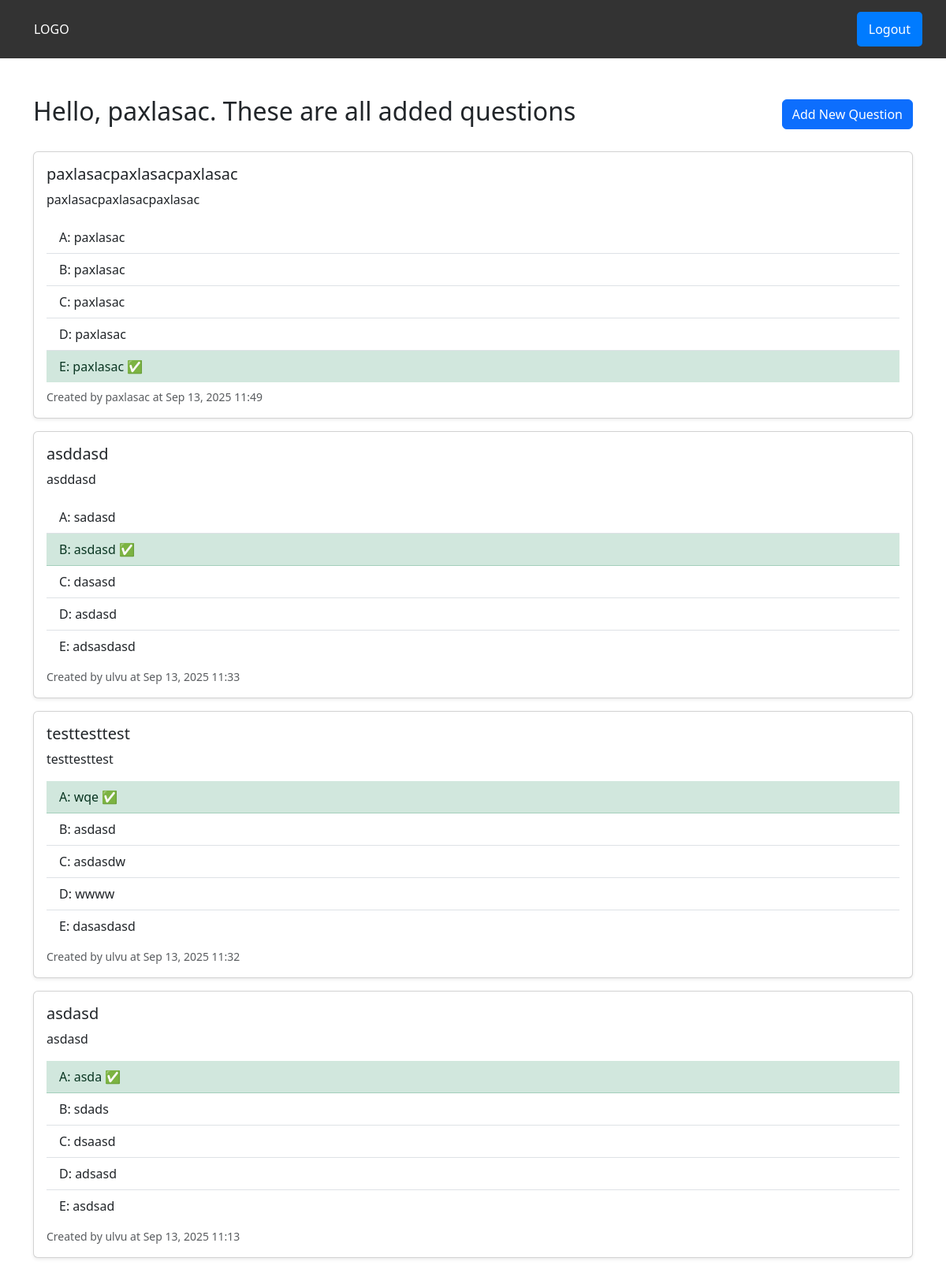
Page / (signed in, upper part) on the committed database.
### question/models.py (models this page shows, shortened)
class Question(models.Model):
    title = models.CharField(max_length=255)
    content = models.TextField()
    created_by = models.ForeignKey(User, on_delete=models.CASCADE)
    created_at = models.DateTimeField(auto_now_add=True)
    updated_at = models.DateTimeField(auto_now=True)

class Variant(models.Model):
    OPTION_CHOICES = [
        ('A', 'A'),
        ('B', 'B'),
        ('C', 'C'),
        ('D', 'D'),
        ('E', 'E'),
    ]
    question = models.ForeignKey(Question, on_delete=models.CASCADE, related_name='variants')
    option = models.CharField(max_length=1, choices=OPTION_CHOICES)
    text = models.CharField(max_length=255)
    is_correct = models.BooleanField(default=False)
    class Meta:
        constraints = [
            models.UniqueConstraint(
                fields=['question'],
                condition=models.Q(is_correct=True),
                name='unique_correct_variant_per_question'
            )
        ]

### DjangoProject/views.py (the view)
# urls.py: path('', views.index, name="index"),
@login_required(login_url='/auth/login')
def index(request):
    questions = Question.objects.prefetch_related('variants').all().order_by('-created_at')
    return render(request, 'index.html', {'questions': questions})

### templates/index.html (shortened to what this page needs)
{% extends 'base.html' %}
{% block content %}
<div class="container mt-5">
    <div class="d-flex justify-content-between align-items-center mb-4">
        <h2>Hello, {{ request.user.username }}. These are all added questions</h2>
        <a href="{% url 'add-question-page' %}" class="btn btn-primary">Add New Question</a>
    </div>
    {% if questions %}
        {% for question in questions %}
        <div class="card mb-3 shadow-sm">
            <div class="card-body">
                <h5 class="card-title">{{ question.title }}</h5>
                <p>{{ question.content }}</p>
                <ul class="list-group list-group-flush mt-2">
                    {% for variant in question.variants.all %}
                    <li class="list-group-item {% if variant.is_correct %}list-group-item-success{% endif %}">
                        {{ variant.option }}: {{ variant.text }}
                        {% if variant.is_correct %} ✅{% endif %}
                    </li>
                    {% endfor %}
                </ul>
                <small class="text-muted mt-2 d-block">
                    Created by {{ question.created_by.username }} at {{ question.created_at|date:"M d, Y H:i" }}
                </small>
            </div>
        </div>
        {% endfor %}
    {% else %}
        <div class="alert alert-warning text-center">
            No questions have been added yet.
        </div>
    {% endif %}
</div>
{% endblock %}

### templates/navbar.html (style rules this page uses)
* { margin: 0; padding: 0; }

### rows in the picture
Question: title "paxlasacpaxlasacpaxlasac", content "paxlasacpaxlasacpaxlasac", created_by.username "paxlasac", created_at "Sep 13, 2025 11:49"
Variant: option "A", text "paxlasac"
Variant: option "B", text "paxlasac"
Variant: option "C", text "paxlasac"
Variant: option "D", text "paxlasac"
Variant: option "E", text "paxlasac"
Question: title "asddasd", content "asddasd", created_by.username "ulvu", created_at "Sep 13, 2025 11:33"
Variant: option "A", text "sadasd"
Variant: option "B", text "asdasd"
Variant: option "C", text "dasasd"
Variant: option "D", text "asdasd"
Variant: option "E", text "adsasdasd"
Question: title "testtesttest", content "testtesttest", created_by.username "ulvu", created_at "Sep 13, 2025 11:32"
Variant: option "A", text "wqe"
Variant: option "B", text "asdasd"
Variant: option "C", text "asdasdw"
Variant: option "D", text "wwww"
Variant: option "E", text "dasasdasd"
Question: title "asdasd", content "asdasd", created_by.username "ulvu", created_at "Sep 13, 2025 11:13"
Variant: option "A", text "asda"
Variant: option "B", text "sdads"
Variant: option "C", text "dsaasd"
Variant: option "D", text "adsasd"
Variant: option "E", text "asdsad"

### other values in the picture
{{ request.user.username }} "paxlasac"
